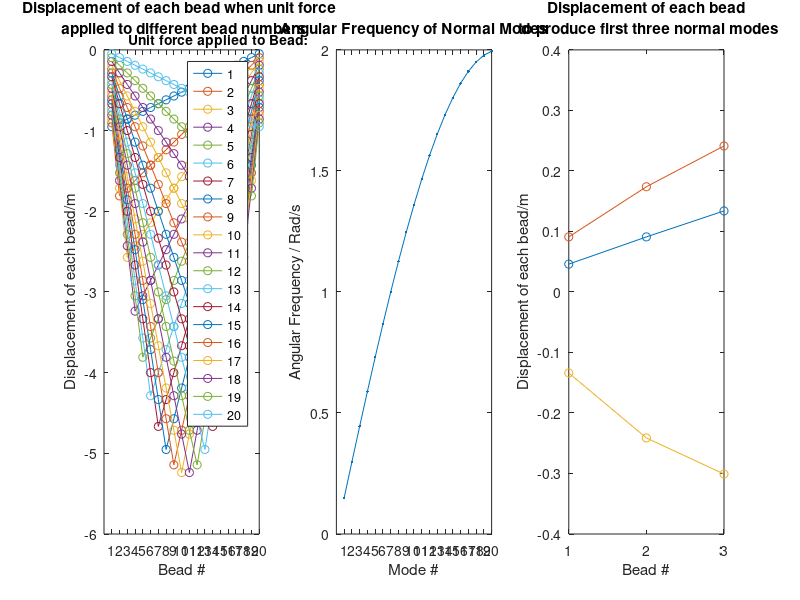

MATLAB code for this plot:
clear all
close all
%% Input
% generate inputs from problem sheet
testinput1 = ones(1, 21);
testinput2 = 1:9;
% choose between end-user input, testinput1, testinput2

%ks = input('Please enter a vector of at least 3 spring constants ');
ks = testinput1;
%ks = testinput2;

% define for utility
number_of_masses = size(ks, 2)-1;

%% Initalisation
% construct K matrix
K1 = zeros(1, number_of_masses);
K2 = zeros(1, number_of_masses-1);
for i = 1:(number_of_masses);
    K1(i) = ks(i)+ks(i+1);
end
for i = 1:number_of_masses-1;
    K2(i) = -ks(i+1);
end
K = diag(K1) + diag(K2, -1) + diag(K2, 1);

%% Forces
% Unit forces are vectors produced by rows of the identity matrix indexed
% by bead number
% initialise blank displacements vector to be added to by for loop
% invert matrix before for loop
forces = eye(number_of_masses);
displacements = zeros(number_of_masses);
inverted = inv(K);
for i = 1:number_of_masses;
    displacements(:, i) = -inverted*forces(:, i);
end
mass_numbers = 1:number_of_masses;

%% Plot 1
subplot(1, 3, 1);
% plot displacements in first plot window. hold all keeps each line as the
% next is plotted, hold released after loop
for i = 1:number_of_masses;
    plot(mass_numbers, displacements(:, i), '-o');
    hold all
end
hold off
% set graph properties for first plot window: title, axis labels, 
% integer x axis ticks. Use sprintf in
% title function to insert newline (\n)
title(sprintf('Displacement of each bead when unit force \n applied to different bead numbers'));
xlabel('Bead #');
ylabel('Displacement of each bead/m');
set(gca,'XTick',1:number_of_masses)
leg_vals = cellstr(num2str((1:number_of_masses)', '%-d'));
leg = legend(leg_vals, 'Position', [0.03 0.5 0.05 0.1]);
legtitle = get(leg, 'title');
set(legtitle, 'string', 'Unit force applied to Bead:');

%% Plot 2
% plot modes in second plot window
subplot(1, 3, 2);
% calculate angular frequency of normal modes using kx = omega^2x. alias
% number of masses to mode_numbers to avoid confusion
% calculate both eigenvalues and eigenvectors, eigenvectors are used in
% later question. vals(vals~=0) extracts eigenvalues off the diagonal into
% vector. works for zero eigenvalues because of floating points. vecs used
% in plot 3
[vecs, vals] = eig(K);
modes = sqrt(vals(vals~=0));
mode_numbers = 1:number_of_masses;
plot(mode_numbers, modes, '.-');
% set graph properties for second plot window: title, axis labels,
% integer x axis ticks
xlabel('Mode #');
ylabel('Angular Frequency / Rad/s');
set(gca,'XTick',1:number_of_masses)
title('Angular Frequency of Normal Modes');

%% Plot 3
% plot displacements in different modes(question 5) in third window
subplot(1, 3, 3);
% displacements are eigenvectors
for i = 1:3;
    plot(1:3, vecs(1:3, i), '-o');
    hold all
end
hold off
% set graph properties: axis labels, integer x axis ticks
title(sprintf('Displacement of each bead\n to produce first three normal modes'));
xlabel('Bead #');
ylabel('Displacement of each bead/m');
set(gca,'XTick',1:3);


